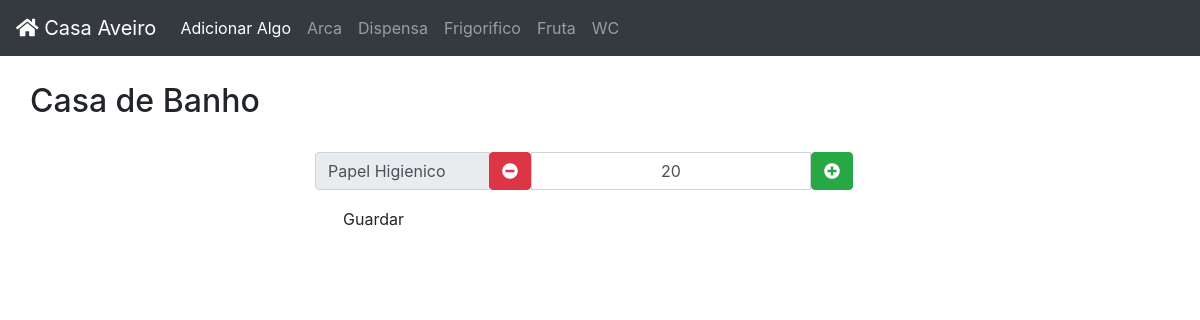
The app's page /listaWC/, older data.
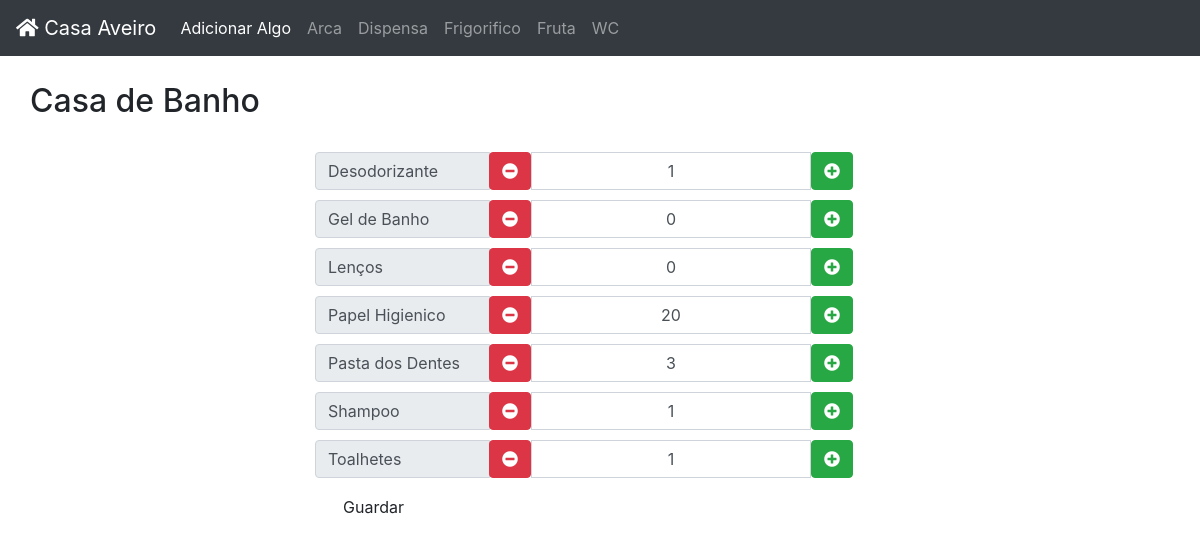
The same page, newer data.
### app/models.py (models this page shows, shortened)
class thing(models.Model):
    name = models.CharField(max_length = 30)
    quantity = models.IntegerField()
    category = models.CharField(max_length = 30)

### app/views.py (the view)
# urls.py: path('listaWC/', views.listWC, name='listaWC'),
def listWC(request):
    if request.method == 'POST':
        for t in request.POST:
            if t != "csrfmiddlewaretoken":
                coisa = thing.objects.filter(name__icontains = t)[0]
                coisa.quantity = request.POST[t]
                coisa.save()
    things = thing.objects.filter(category__icontains = "WC").order_by('name')
    return render(request, 'listWC.html', {'things' : things})

### app/templates/listWC.html (shortened to what this page needs)
{% extends "layout.html" %}
{% load static %}
{% block content %}
    {% if things %}
    <div class="row">
        <div class="headings">
            <h2 class="title">Casa de Banho</h2>
        </div>
    </div>
    <div class="row">
        <div class="col-md-3 col-sm-3 col-xs-1"></div>
        <div class="col-md-6 col-sm-6 col-xs-10">
            <form action="." method="POST" class="form-horizontal">
                {% for thing in things %}
                <div class="row">
                    <div class="input-group">
                        <div class="input-group-prepend">
                            <span class="input-group-text" style="width:175px">{{ thing.name }}</span>
                        </div>
                        <span class="input-group-btn">
                            <button type="button" class="quantity-left-minus btn btn-danger btn-number"  data-type="minus" data-field="" onclick="minus('{{ thing.name }}')">
                                <span><i class="fa fa-minus-circle"></i></span>
                            </button>
                        </span>
                        <input type="text" id="quantity" name="{{ thing.name }}" class="form-control input-number" value="{{ thing.quantity }}" min="0" max="20" style="text-align:center">
                        <span class="input-group-btn">
                            <button type="button" class="quantity-right-plus btn btn-success btn-number" data-type="plus" data-field="" onclick="plus('{{ thing.name }}')">
                                <span><i class="fa fa-plus-circle"></i></span>
                            </button>
                        </span>
                    </div>
                </div>
                <div class="row" style="height:10px"></div>
                {% endfor %}
                <div class="row">
                    <div class="col-md-3 col-sm-3 col-xs-3">
                        <input type="submit" value="Guardar" class="btn btn-default"/>
                    </div>
                </div>
            </form>
        </div>
    </div>
    {% endif %}
{% endblock%}

Row changes from the older to the newer data that the page shows:
added thing: name "Desodorizante", quantity "1"
added thing: name "Gel de Banho", quantity "0"
added thing: name "Lenços", quantity "0"
added thing: name "Pasta dos Dentes", quantity "3"
added thing: name "Shampoo", quantity "1"
added thing: name "Toalhetes", quantity "1"
